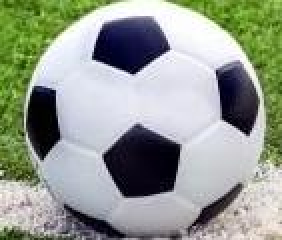
#> input picture fb.jpg, 141 x 120 px (shown 2 times larger)
$ python main.py
#> lines starting #> are read from the running program, lines starting #| are printed output that depends on the picture
#!/usr/local/bin/pyenv python
# -*- coding : utf-8 -*-
# Created by carrot at 2018/6/20

"""
"""

from gui import read
import cv2 as cv

src_file_name = './src.jpg'


def main():
    # [4 lines of commented-out code are left out]
    pass


if __name__ == "__main__":
    main()
    im = cv.imread('fb.jpg',0)
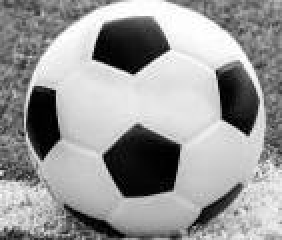
#> im: shape (120, 141) (shown 2 times larger); min 0, max 255, mean 153.1
    print(im.shape)
#| (120, 141)
    w, h = im.shape[::-1]
#> w = 141; h = 120
    print(w, h)
#| 141 120

$ run again, with d845da4678a2cfd6789a7adf4fb15e42.jpg copied over fb.jpg
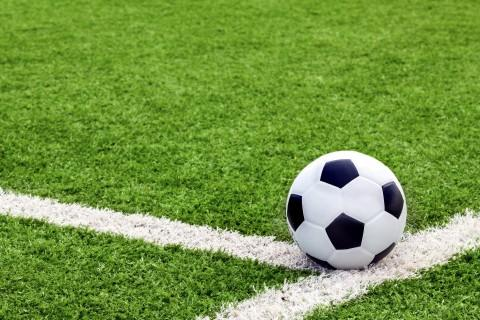
#> input picture d845da4678a2cfd6789a7adf4fb15e42.jpg, 480 x 320 px
#> `im = cv.imread('fb.jpg',0)`:
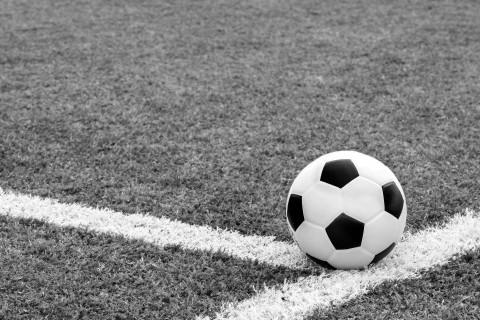
#> im: shape (320, 480); min 0, max 255, mean 132
#| (320, 480)
#| 480 320
